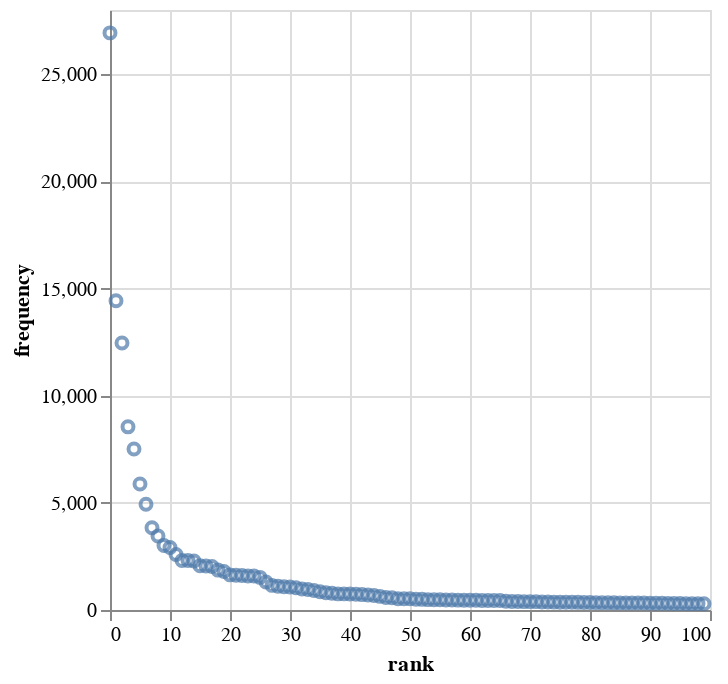

The cell this chart's notebook holds for it:
### Code cell
import altair as alt

top_5000_words = counts.most_common(100)

top_5000_words.sort(key=lambda x: x[1], reverse=True)

zipfs_df = pd.DataFrame([{'lemma': h, 'frequency': i, 'rank': idx} for idx, (h, i) in enumerate(top_5000_words)])

chart = alt.Chart(zipfs_df)

chart.mark_point().encode(x='rank', y='frequency')

### Figure 1 — Vega-Lite specification as saved in the notebook (floating-point values rounded to 4 significant figures)
{"config": {"view": {"continuousWidth": 300, "continuousHeight": 300}}, "data": {"name": "data-e58f7dca115f1f7a10c8a7d80b2b1527"}, "mark": {"type": "point"}, "encoding": {"x": {"field": "rank", "type": "quantitative"}, "y": {"field": "frequency", "type": "quantitative"}}, "$schema": "https://vega.github.io/schema/vega-lite/v5.20.1.json", "datasets": {"data-e58f7dca115f1f7a10c8a7d80b2b1527": [{"lemma": "the", "frequency": 26932, "rank": 0}, {"lemma": "of", "frequency": 14435, "rank": 1}, {"lemma": "be", "frequency": 12456, "rank": 2}, {"lemma": "and", "frequency": 8547, "rank": 3}, {"lemma": "to", "frequency": 7510, "rank": 4}, {"lemma": "a", "frequency": 5881, "rank": 5}, {"lemma": "in", "frequency": 4931, "rank": 6}, {"lemma": "they", "frequency": 3842, "rank": 7}, {"lemma": "that", "frequency": 3457, "rank": 8}, {"lemma": "he", "frequency": 3010, "rank": 9}, {"lemma": "by", "frequency": 2916, "rank": 10}, {"lemma": "have", "frequency": 2590, "rank": 11}, {"lemma": "on", "frequency": 2314, "rank": 12}, {"lemma": "it", "frequency": 2310, "rank": 13}, {"lemma": "from", "frequency": 2283, "rank": 14}, {"lemma": "at", "frequency": 2068, "rank": 15}, {"lemma": "his", "frequency": 2052, "rank": 16}, {"lemma": "for", "frequency": 2034, "rank": 17}, {"lemma": "with", "frequency": 1862, "rank": 18}, {"lemma": "but", "frequency": 1797, "rank": 19}, {"lemma": "as", "frequency": 1639, "rank": 20}, {"lemma": "this", "frequency": 1620, "rank": 21}, {"lemma": "who", "frequency": 1611, "rank": 22}, {"lemma": "son", "frequency": 1591, "rank": 23}, {"lemma": "their", "frequency": 1587, "rank": 24}, {"lemma": "say", "frequency": 1523, "rank": 25}, {"lemma": "not", "frequency": 1303, "rank": 26}, {"lemma": "when", "frequency": 1149, "rank": 27}, {"lemma": "call", "frequency": 1108, "rank": 28}, {"lemma": "there", "frequency": 1088, "rank": 29}, {"lemma": "which", "frequency": 1076, "rank": 30}, {"lemma": "I", "frequency": 1039, "rank": 31}, {"lemma": "an", "frequency": 982, "rank": 32}, {"lemma": "make", "frequency": 959, "rank": 33}, {"lemma": "also", "frequency": 906, "rank": 34}, {"lemma": "one", "frequency": 853, "rank": 35}, {"lemma": "after", "frequency": 804, "rank": 36}, {"lemma": "man", "frequency": 782, "rank": 37}, {"lemma": "image", "frequency": 753, "rank": 38}, {"lemma": "city", "frequency": 753, "rank": 39}, {"lemma": "other", "frequency": 747, "rank": 40}, {"lemma": "name", "frequency": 733, "rank": 41}, {"lemma": "sanctuary", "frequency": 719, "rank": 42}, {"lemma": "come", "frequency": 697, "rank": 43}, {"lemma": "all", "frequency": 677, "rank": 44}, {"lemma": "so", "frequency": 636, "rank": 45}, {"lemma": "she", "frequency": 581, "rank": 46}, {"lemma": "give", "frequency": 568, "rank": 47}, {"lemma": "time", "frequency": 526, "rank": 48}, {"lemma": "take", "frequency": 525, "rank": 49}, {"lemma": "no", "frequency": 522, "rank": 50}, {"lemma": "temple", "frequency": 501, "rank": 51}, {"lemma": "place", "frequency": 497, "rank": 52}, {"lemma": "into", "frequency": 484, "rank": 53}, {"lemma": "statue", "frequency": 483, "rank": 54}, {"lemma": "about", "frequency": 479, "rank": 55}, {"lemma": "these", "frequency": 469, "rank": 56}, {"lemma": "here", "frequency": 467, "rank": 57}, {"lemma": "Lacedaemonians", "frequency": 460, "rank": 58}, {"lemma": "up", "frequency": 459, "rank": 59}, {"lemma": "those", "frequency": 453, "rank": 60}, {"lemma": "first", "frequency": 453, "rank": 61}, {"lemma": "god", "frequency": 448, "rank": 62}, {"lemma": "do", "frequency": 442, "rank": 63}, {"lemma": "see", "frequency": 441, "rank": 64}, {"lemma": "against", "frequency": 440, "rank": 65}, {"lemma": "daughter", "frequency": 407, "rank": 66}, {"lemma": "her", "frequency": 400, "rank": 67}, {"lemma": "its", "frequency": 393, "rank": 68}, {"lemma": "land", "frequency": 391, "rank": 69}, {"lemma": "Zeus", "frequency": 391, "rank": 70}, {"lemma": "go", "frequency": 390, "rank": 71}, {"lemma": "you", "frequency": 373, "rank": 72}, {"lemma": "before", "frequency": 371, "rank": 73}, {"lemma": "war", "frequency": 368, "rank": 74}, {"lemma": "Apollo", "frequency": 366, "rank": 75}, {"lemma": "because", "frequency": 364, "rank": 76}, {"lemma": "too", "frequency": 361, "rank": 77}, {"lemma": "Athenians", "frequency": 357, "rank": 78}, {"lemma": "most", "frequency": 352, "rank": 79}, {"lemma": "or", "frequency": 351, "rank": 80}, {"lemma": "king", "frequency": 344, "rank": 81}, {"lemma": "out", "frequency": 341, "rank": 82}, {"lemma": "two", "frequency": 335, "rank": 83}, {"lemma": "part", "frequency": 334, "rank": 84}, {"lemma": "people", "frequency": 333, "rank": 85}, {"lemma": "hold", "frequency": 327, "rank": 86}, {"lemma": "river", "frequency": 327, "rank": 87}, {"lemma": "my", "frequency": 324, "rank": 88}, {"lemma": "some", "frequency": 323, "rank": 89}, {"lemma": "win", "frequency": 318, "rank": 90}, {"lemma": "bring", "frequency": 313, "rank": 91}, {"lemma": "stand", "frequency": 312, "rank": 92}, {"lemma": "Heracles", "frequency": 310, "rank": 93}, {"lemma": "dedicate", "frequency": 308, "rank": 94}, {"lemma": "while", "frequency": 303, "rank": 95}, {"lemma": "among", "frequency": 298, "rank": 96}, {"lemma": "great", "frequency": 297, "rank": 97}, {"lemma": "day", "frequency": 297, "rank": 98}, {"lemma": "Greeks", "frequency": 293, "rank": 99}]}}
